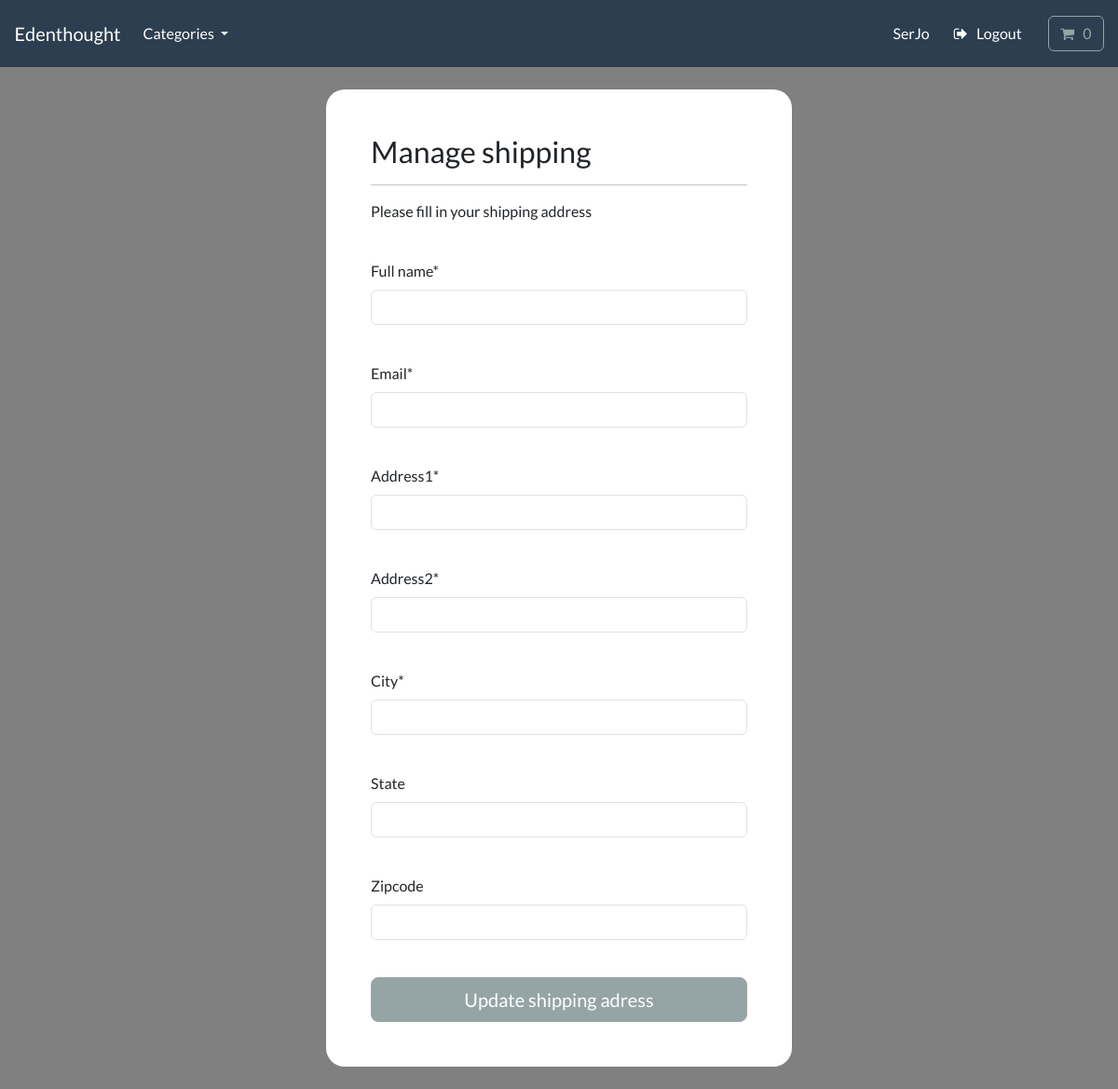
Page /account/manage-shipping (signed in) on the earlier database version.
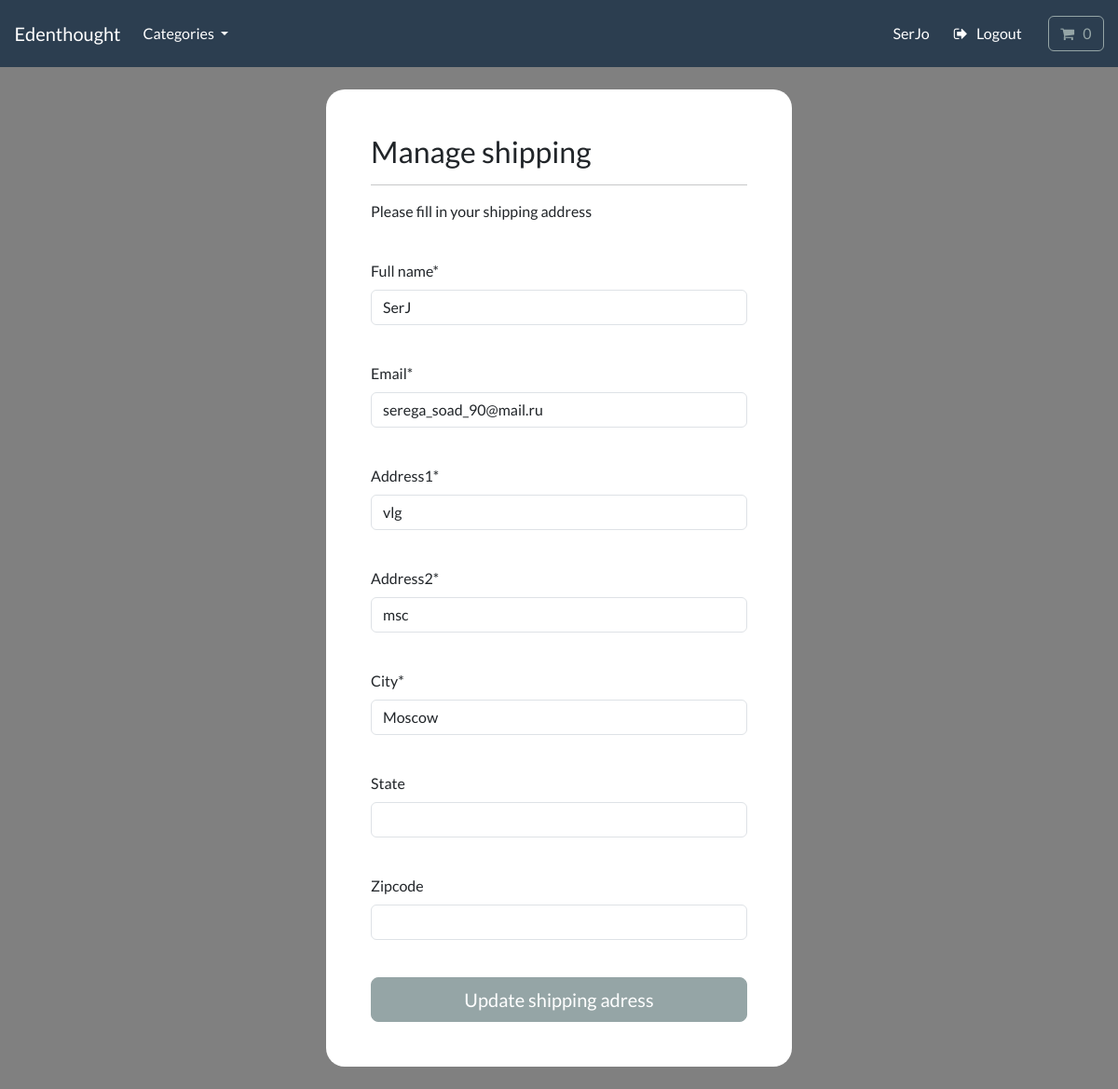
Same page on the later database version.
### payment/models.py (models this page shows, shortened)
class ShippingAdress(models.Model):
    full_name = models.CharField(max_length=300)
    email=models.EmailField(max_length=255)
    address1=models.CharField(max_length=300)
    address2 = models.CharField(max_length=300)
    city=models.CharField(max_length=255)
    state=models.CharField(max_length=255,null=True, blank=True)
    zipcode=models.CharField(max_length=255,null=True, blank=True)
    user=models.ForeignKey(User, on_delete=models.CASCADE, null=True, blank=True)
    class Meta:
        verbose_name_plural="Shipping Adress"

### account/views.py (the view, shortened to what this page needs)
# urls.py: path('manage-shipping', views.manage_shipping, name='manage-shipping')
@login_required(login_url='my-login')
def manage_shipping(request):
    try:
        shipping=ShippingAdress.objects.get(user=request.user.id)
    except ShippingAdress.DoesNotExist:
        shipping = None
    form=ShippingForm(instance=shipping)
    context={'form':form}
    return render(request, 'account/manage-shipping.html', context=context)

### payment/forms.py
class ShippingForm(forms.ModelForm):
    class Meta:
        model=ShippingAdress
        fields = ['full_name', 'email', 'address1', 'address2', 'city', 'state', 'zipcode']
        exclude=['user',]

### cart/cart.py (called while the page is built)
    def __len__(self):
        return sum(item['qty'] for item in self.cart.values())

### cart/context_processors.py (called while the page is built)
def cart(request):
    return {'cart':Cart(request)}

### store/models.py (called while the page is built)
    def get_absolute_url(self):
        return reverse('list-category', args=[self.slug])

### store/views.py (called while the page is built)
def categories(request):
    all_categories=Category.objects.all()
    return {'all_categories':all_categories}

### account/templates/account/manage-shipping.html (shortened to what this page needs)
{% include 'store/base.html' %}
{% load static %}
{% load crispy_forms_tags %}
{% block content %}
    <body>
    <br>
    <div class="container bg-white shadow-md p-5 form-layout">
        <h3>Manage shipping</h3>
        <hr>
        <p> Please fill in your shipping address</p>
        <br>
        <form method="POST" autocomplete="off">
              {{form.full_name|as_crispy_field}}
              <br>
              {{form.email|as_crispy_field}}
                <br>
                {{form.address1|as_crispy_field}}
                    <br>
                {{form.address2|as_crispy_field}}
                    <br>
                {{form.city|as_crispy_field}}
                    <br>
                {{form.state|as_crispy_field}}
                    <br>
                {{form.zipcode|as_crispy_field}}
                    <br>
            <button type="submit" class="btn btn-secondary btn-lg w-100 btn-block p-2"> Update shipping adress</button>
    </form>
    </div>
    </body>
{% endblock %}

### store/templates/store/base.html (shortened to what this page needs)
{% load static %}
<!DOCTYPE html>
<html>
    <head>
        <link rel="stylesheet" href="https://bootswatch.com/5/flatly/bootstrap.min.css">
        <link type="text/css" href="{% static 'css/styles.css' %}" rel="stylesheet" />
        <link rel="stylesheet" href="https://cdnjs.cloudflare.com/ajax/libs/font-awesome/4.7.0/css/font-awesome.min.css">
    </head>
    <nav class="navbar navbar-expand-lg bg-primary justify-content-center">
        <a class="navbar-brand main-heading text-white" href="{% url 'store' %}">
        &nbsp; &nbsp; Edenthought
        </a>
        <div class="collapse navbar-collapse" id="navbarCollapse">
            <ul class="navbar-nav me-auto mb-2 mb-md-0">
                <li class="nav-item dropdown">
                    <a class="nav-link dropdown-toggle text-white" href="#" id="navbarDropdown" role="button"
                    data-bs-toggle="dropdown" aria-expanded="false">
                        Categories
                    </a>
                </li>
            </ul>
        </div>
        <div class="collapse navbar-collapse text-center" id="navbarNavDropdown">
            <ul class="navbar-nav ms-auto">
                <li class="nav-item">
                    {% if user.is_authenticated %}
                    <a class="btn btn-alert navbar-btn text-white" type="button"  href="{% url 'dashboard' %}">
                        {{user.username}} </a>
                    {% else %}
                        <a class="btn btn-alert navbar-btn text-white" type="button"  href="{% url 'register' %}"> Register </a>
                    {% endif %}
                </li>
                <li class="nav-item">
                    {% if user.is_authenticated %}
                    <a class="btn btn-alert navbar-btn text-white" type="button"  href="{% url 'user-logout' %}"><i class="fa fa-sign-out" aria-hidden="true"></i> &nbsp; Logout </a>
                    {% else %}
                    <a class="btn btn-alert navbar-btn text-white" type="button"  href="{% url 'my-login' %}"> Login </a>
                    {% endif %}
                </li>
                <li class="nav-item">
                    <a type="button" role="button" href="{% url 'cart-summary' %}" class="btn btn-outline-secondary">
                        <i class="fa fa-shopping-cart" aria-hidden="true"> </i>
                            <div id="cart-qty" class="d-inline-flex">
                                {% with qty_amount=cart|length %}
                                    {% if qty_amount > 0 %}
                                        {{ qty_amount }}
                                    {% else %}
                                        0
                                    {% endif %}
                                {% endwith %}
                            </div>
                    </a>
                </li>
            </ul>
        </div>
    </nav>
    <body>
    </body>
</html>

### static/css/styles.css (style rules this page uses)
.form-layout { border-radius: 20px; width: 500px; }

### account/templates/account/manage-shipping.html (style rules this page uses)
body { background-color:grey; }

Differences in the rows shown:
added ShippingAdress: full_name "SerJ", email "serega_soad_90@mail.ru", address1 "vlg", address2 "msc", city "Moscow"
